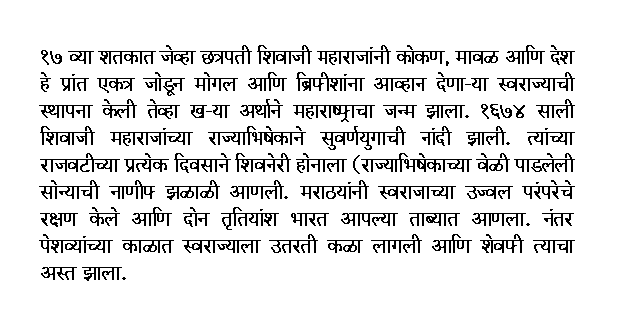
#> input picture Goa/Sem_2/S1_AML - Advanced Machine Learning for Cyber Security and Forensics/AML_TA2_Project/marathi_test_img_1.png, 626 x 321 px
$ jupyter execute --allow-errors AML_TA2_Project_Code.ipynb   (shell and % lines are left out)
#> lines starting #> are read from the running program, lines starting #| are printed output that depends on the picture; after the words box and inside, x2 and y2 are one past the last pixel; in counts of white or black regions, pixels touching at a corner belong together
# TA2: Handwritten Text Recognition and NLP Processing in Native Language

## Steps to Follow:

> 1. **Capture or upload** an image of a handwritten page written in your mother tongue.

> 2. **Preprocess the image** to improve clarity (e.g., convert to grayscale, resize, denoise).

> 3.  **Use OCR** to extract text from the image (e.g., Transformer based OCR with language pack for your language).

> 4. **Normalize** the extracted text (remove noise, unwanted characters, fix encoding issues).

> 5. **Tokenize** the text using an appropriate NLP tokenizer for your language.

> 6. **Marathi Named Entity Recognition (NER)**, Perform Named Entity Recognition on the extracted Marathi text to identify entities such as names of people, places, organizations, dates, etc.

> 7. **Performing NLP task**, such as:
>    - Language detection
>    - Translation

> 8. **Display the final output** in a readable format (console, notebook cell, or GUI).

> 9. **Sentiment Analysis:**
   Analyze the sentiment (positive, negative, or neutral) of the text extracted through OCR to understand the emotional tone of the content.

> 10. **Summarization** of the extracted text

### Step 0: Install & Import Required Libraries

[cell 1]
# Install All Required Python Libraries


# Update and Install All Required Libraries and Tools

[cell 2]
# Import All Required Libraries

import gdown
from google.colab import files
from PIL import Image
import numpy as np
import cv2
import torch
import pytesseract
import re
import pandas as pd
import matplotlib.pyplot as plt
from deep_translator import GoogleTranslator
from indicnlp.tokenize.indic_tokenize import trivial_tokenize
from langdetect import detect

import os
os.environ["HF_TOKEN"] = "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"

# !huggingface-cli clear-cache

from huggingface_hub import login
login(token=os.environ["HF_TOKEN"])
#> (this line was passed over: huggingface_hub is not available in this run)

### Step 1: Upload Image

[cell 3]
# Option for the user to try dynamic upload quickly
user_choice = input("Would you like to skip static image and upload a dynamic image? (y/n) [default: n]: ").strip().lower()
#> the answer given: y

if user_choice == 'y':
    print("Proceeding with dynamic image upload...")
    # Dynamic Image Uploads
    uploaded = files.upload()  # Upload image from user
#> the answer given: marathi_test_img_1.png
    filename = list(uploaded.keys())[0]  # Get the name of the uploaded file

    # Open image with PIL
    img_pil = Image.open(filename)
#> img_pil is the input picture: PIL image 626x321 RGBA; mean R, G, B, A 228, 228, 228, 255
    img_pil.show()

else:
    # Static Image Uploads
    file_id = '1z526YFcKb2g8HftFLPhH9Gg25I-jNtHh'  # Extract the file ID from the shared link
    url = f'https://drive.google.com/uc?export=download&id={file_id}'

    try:
        # Try downloading the static image using gdown
        gdown.download(url, 'marathi.gif', quiet=False)

        # Open the image with PIL
        img_pil = Image.open('marathi.gif')
        img_pil.show()

    except Exception as e:
        # If static image download fails, handle with dynamic image upload
        print(f"Static image download failed with error: {e}")
        print("Proceeding with dynamic image upload...")

        # Dynamic Image Uploads
        uploaded = files.upload()  # Upload image from user
        filename = list(uploaded.keys())[0]  # Get the name of the uploaded file

        # Open image with PIL
        img_pil = Image.open(filename)
        img_pil.show()

### Step 2: Preprocess Image

[cell 4]
# Convert PIL to OpenCV format
img_cv = cv2.cvtColor(np.array(img_pil), cv2.COLOR_RGB2BGR)
#> img_cv: shape (321, 626, 3); 89.4% white; black in thin lines or dots, all inside (x1, y1, x2, y2) = (39, 45, 575, 281)

# Preprocess image
gray = cv2.cvtColor(img_cv, cv2.COLOR_BGR2GRAY)
blurred = cv2.GaussianBlur(gray, (3, 3), 0)
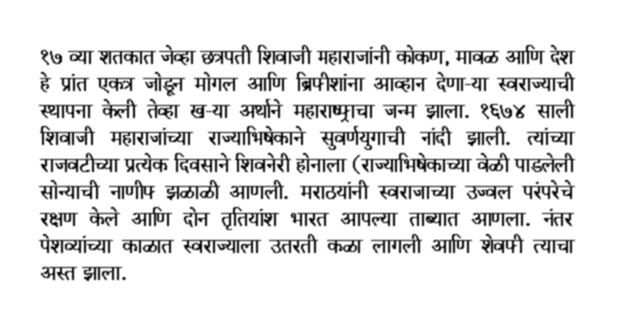
#> blurred: shape (321, 626); min 0, max 255, mean 228
_, thresh = cv2.threshold(blurred, 0, 255, cv2.THRESH_BINARY + cv2.THRESH_OTSU)
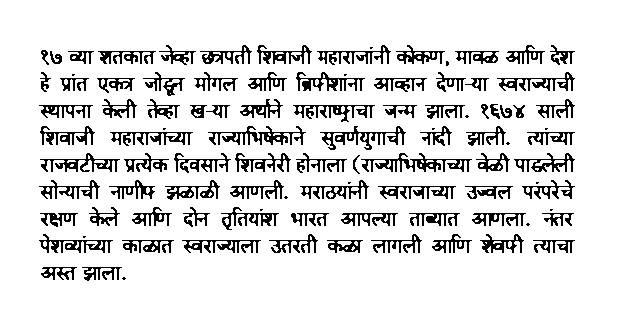
#> thresh: shape (321, 626); 87.5% white; black in thin lines or dots, all inside (x1, y1, x2, y2) = (39, 45, 575, 281)

#Show the preprocessed image
plt.imshow(thresh, cmap='gray')
plt.title("Preprocessed Image")
plt.axis('off')
plt.show()

$ run again, on Goa/Sem_1/S2_NSF - Network Security and Forensics/NSF_Notes/Ciphers/.picasaoriginals/9 - Copy.jpg
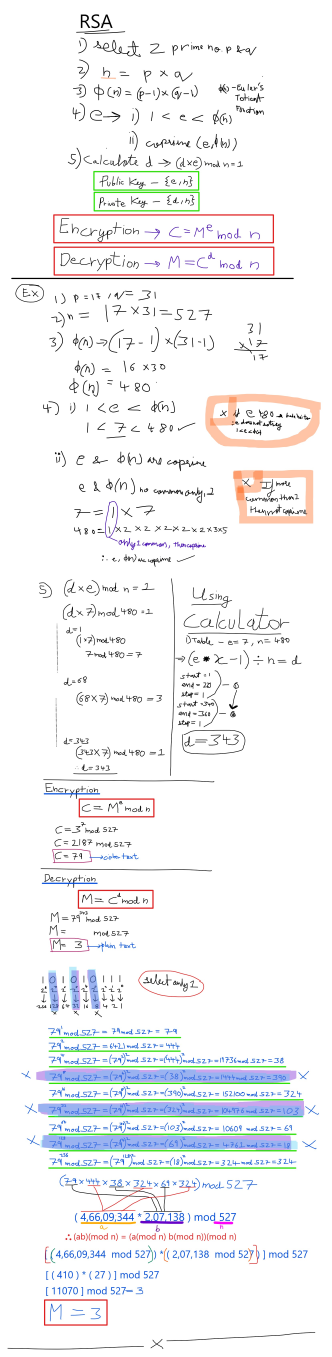
#> input picture Goa/Sem_1/S2_NSF - Network Security and Forensics/NSF_Notes/Ciphers/.picasaoriginals/9 - Copy.jpg, 1659 x 6785 px, found by its file name (shown at 1/5 size)
#> img_pil is the input picture: PIL image 1659x6785 RGB; mean R, G, B 243.7, 244.2, 245.2
#> `gray = cv2.cvtColor(img_cv, cv2.COLOR_BGR2GRAY)`:
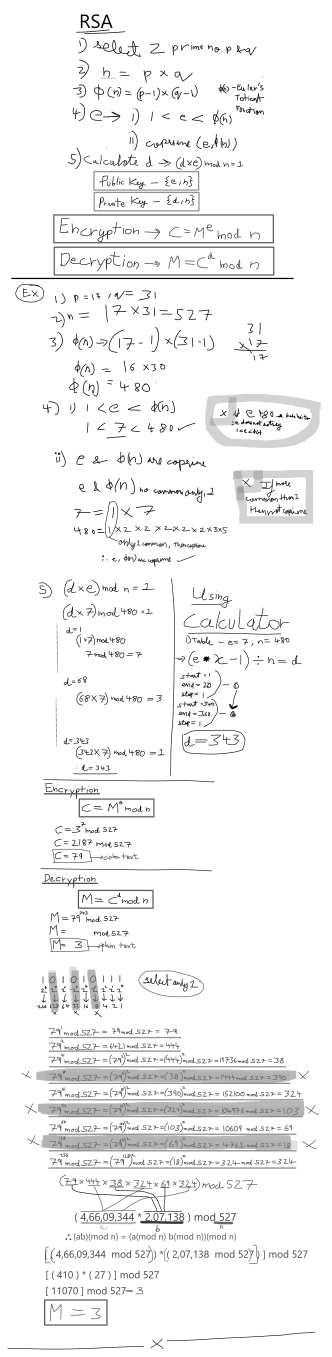
#> gray: shape (6785, 1659) (shown at 1/5 size); min 0, max 255, mean 244.2
#> `_, thresh = cv2.threshold(blurred, 0, 255, cv2.THRESH_BINARY + cv2.THR..`:
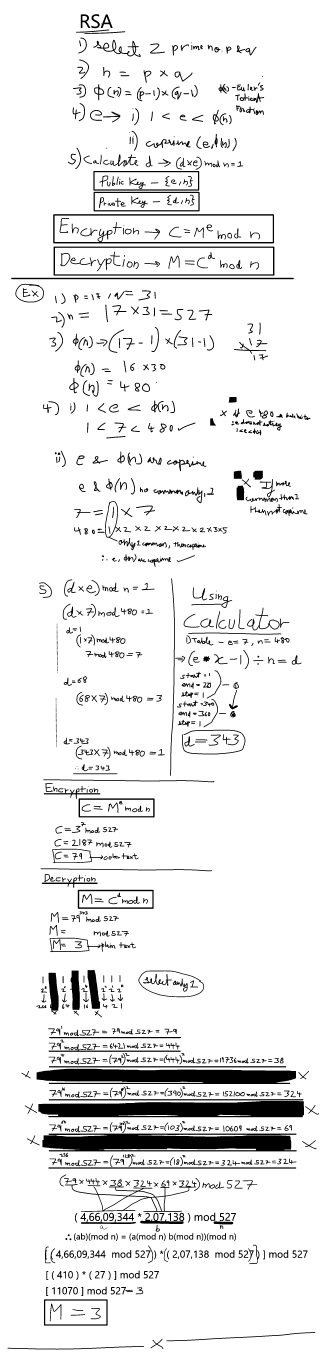
#> thresh: shape (6785, 1659) (shown at 1/5 size); 92.7% white; 1268 black regions (110 under 20 px), largest, box (x1, y1, x2, y2) and area: (212, 5668, 1484, 5757) 99015, (191, 5505, 1520, 5586) 93998, (183, 5344, 1480, 5420) 84879
